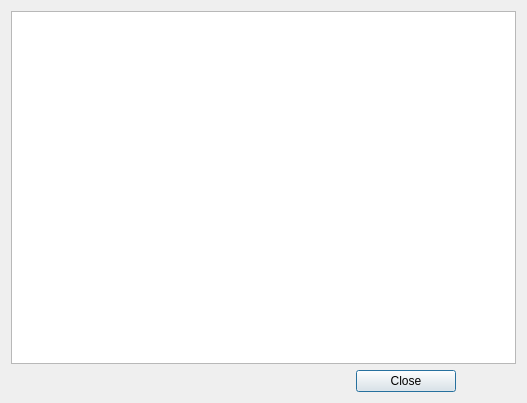
<?xml version="1.0" encoding="UTF-8"?>
<ui version="4.0">
 <class>TextViewBoxDialog</class>
 <widget class="QDialog" name="TextViewBoxDialog">
  <property name="geometry">
   <rect>
    <x>0</x>
    <y>0</y>
    <width>527</width>
    <height>403</height>
   </rect>
  </property>
  <property name="windowTitle">
   <string>Dialog</string>
  </property>
  <layout class="QVBoxLayout" name="verticalLayout">
   <item>
    <widget class="QTextBrowser" name="textBrowser"/>
   </item>
   <item>
    <layout class="QHBoxLayout" name="horizontalLayout">
     <item>
      <spacer name="horizontalSpacer">
       <property name="orientation">
        <enum>Qt::Horizontal</enum>
       </property>
       <property name="sizeHint" stdset="0">
        <size>
         <width>40</width>
         <height>20</height>
        </size>
       </property>
      </spacer>
     </item>
     <item>
      <widget class="QPushButton" name="pushButton">
       <property name="minimumSize">
        <size>
         <width>100</width>
         <height>0</height>
        </size>
       </property>
       <property name="text">
        <string>Close</string>
       </property>
      </widget>
     </item>
     <item>
      <spacer name="horizontalSpacer_2">
       <property name="orientation">
        <enum>Qt::Horizontal</enum>
       </property>
       <property name="sizeType">
        <enum>QSizePolicy::Fixed</enum>
       </property>
       <property name="sizeHint" stdset="0">
        <size>
         <width>60</width>
         <height>20</height>
        </size>
       </property>
      </spacer>
     </item>
    </layout>
   </item>
  </layout>
 </widget>
 <resources/>
 <connections>
  <connection>
   <sender>pushButton</sender>
   <signal>pressed()</signal>
   <receiver>TextViewBoxDialog</receiver>
   <slot>close()</slot>
   <hints>
    <hint type="sourcelabel">
     <x>425</x>
     <y>387</y>
    </hint>
    <hint type="destinationlabel">
     <x>524</x>
     <y>339</y>
    </hint>
   </hints>
  </connection>
 </connections>
</ui>
